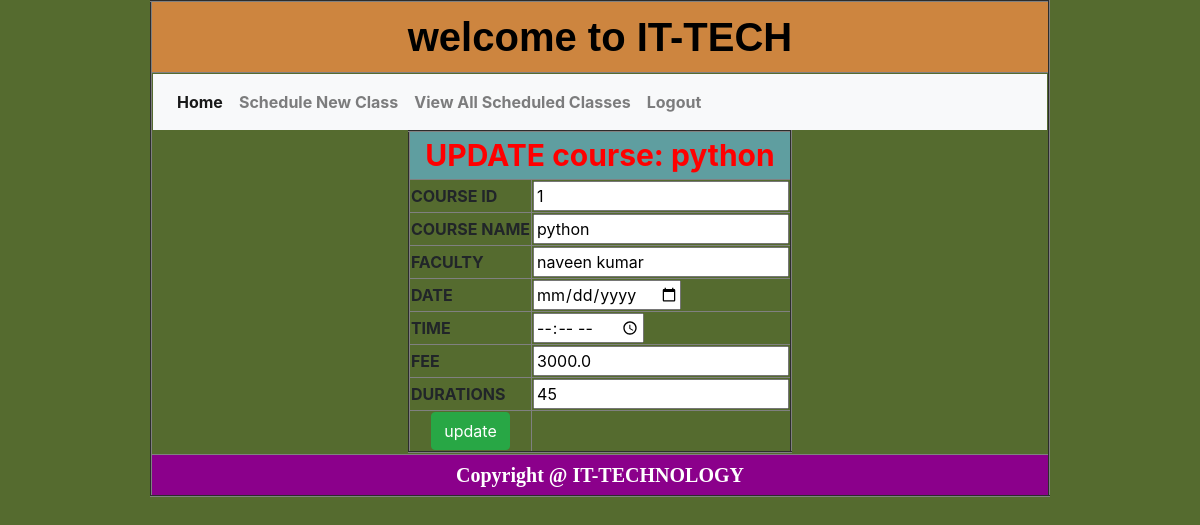
Page /update_cls/?c_name=python on the earlier database version.
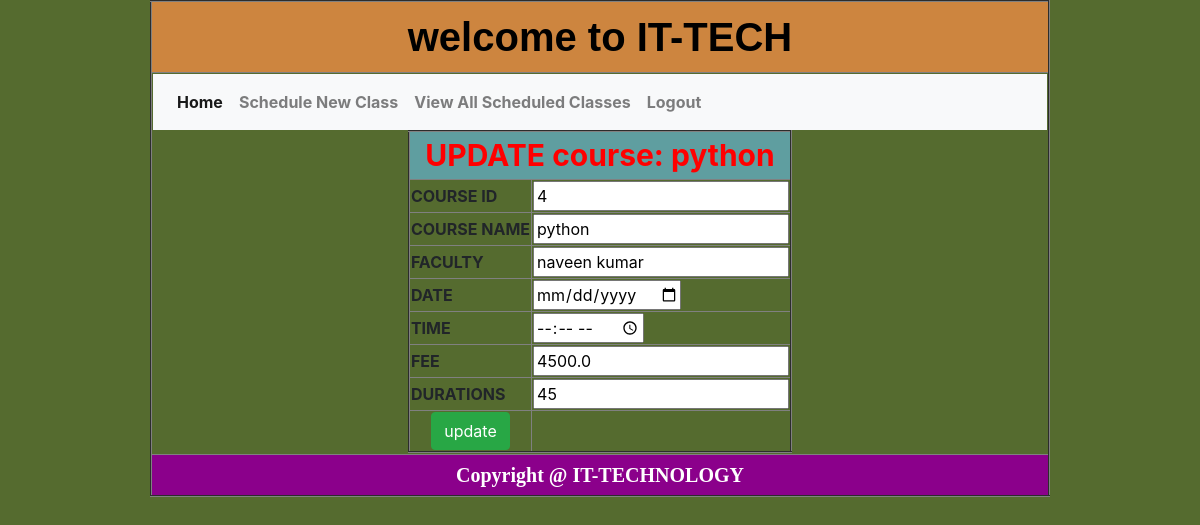
Same page on the later database version.
### ITapp/models.py (models this page shows)
class ScheduleclassModel(models.Model):
    course_id=models.AutoField(default=None,primary_key=True)
    course_name=models.CharField(max_length=50,unique=True)
    faculty=models.CharField(max_length=50)
    date=models.DateField()
    time=models.TimeField()
    fee=models.FloatField()
    duration=models.IntegerField()

### ITapp/views.py (the view)
# urls.py: path('update_cls/',views.update_cls,name="update_cls"),
def update_cls(request):
    course_name=request.GET.get("c_name")
    cls=ScheduleclassModel.objects.get(course_name=course_name)
    return render(request,"update_cls.html",{"course-name":course_name,"data":cls})

### templates/update_cls.html (shortened to what this page needs)
{% extends 'common.html' %}
{% block IT %}
{% include 'admin_menu.html' %}
    <form action="{% url 'upcls' %}" method="post">
<table align="center" border="2">
<tr align="center" style="background-color: cadetblue;font-size: 30px;color: red">
    <th colspan="2"> UPDATE course: {{ data.course_name }} </th>
</tr>
    <tr>
        <th>COURSE ID</th>
                <th><input type="number" value="{{ data.course_id }}" name="id"></th>
    </tr>
<tr>
    <th>COURSE NAME</th>
        <th><input type="text" value="{{ data.course_name }}" name="u0"></th>
</tr>
<tr>
    <th>FACULTY</th>
    <th><INPUT type="text" value="{{ data.faculty }}" name="u1"></th>
</tr>
<tr>
    <th>DATE</th>
    <th><INPUT type="date" value="{{ data.date }}" name="u2"></th>
</tr>
<tr>
    <th>TIME</th>
    <th><INPUT type="time" value="{{ data.time }}" name="u3"></th>
</tr>
<tr>
    <th>FEE</th>
    <th><INPUT type="number" value="{{ data.fee }}" name="u4"></th>
</tr>
<tr>
    <th>DURATIONS</th>
    <th><INPUT type="number" value="{{ data.duration }}" name="u5"></th>
</tr>
<tr align="center">
    <th>
        <button type="submit" class="btn btn-success">update</button>
    </th>
</tr>
</table>
</form>
{% endblock %}

Differences in the rows shown:
removed ScheduleclassModel: course_name "python", id "1", u0 "python", u1 "naveen kumar", u4 "3000.0", u5 "45"
added ScheduleclassModel: course_name "python", id "4", u0 "python", u1 "naveen kumar", u4 "4500.0", u5 "45"
